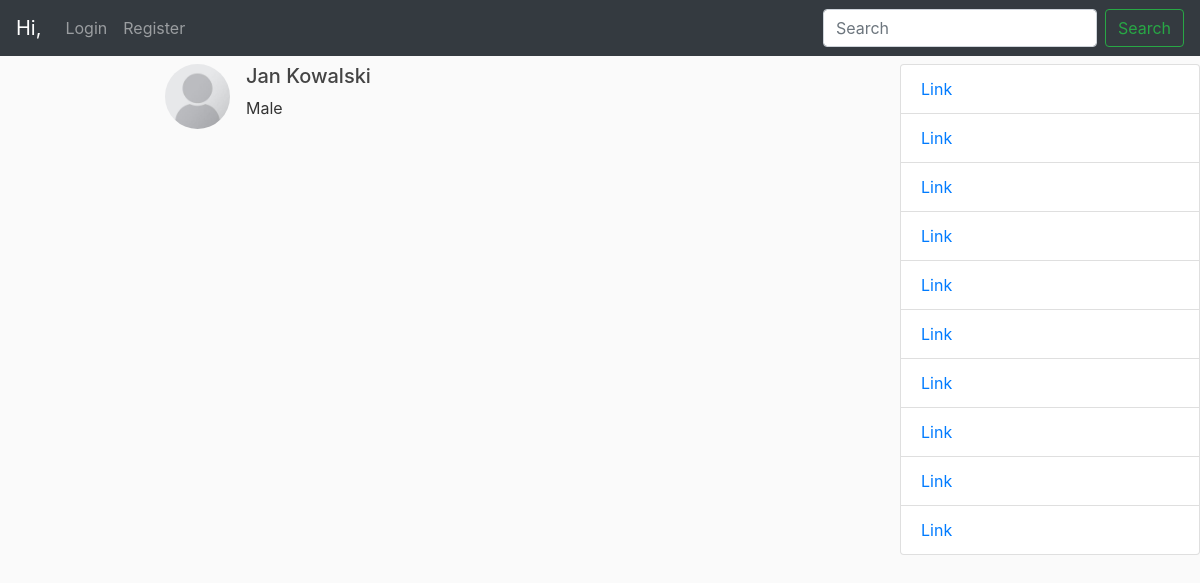
Page /user/janek/ on the earlier database version.
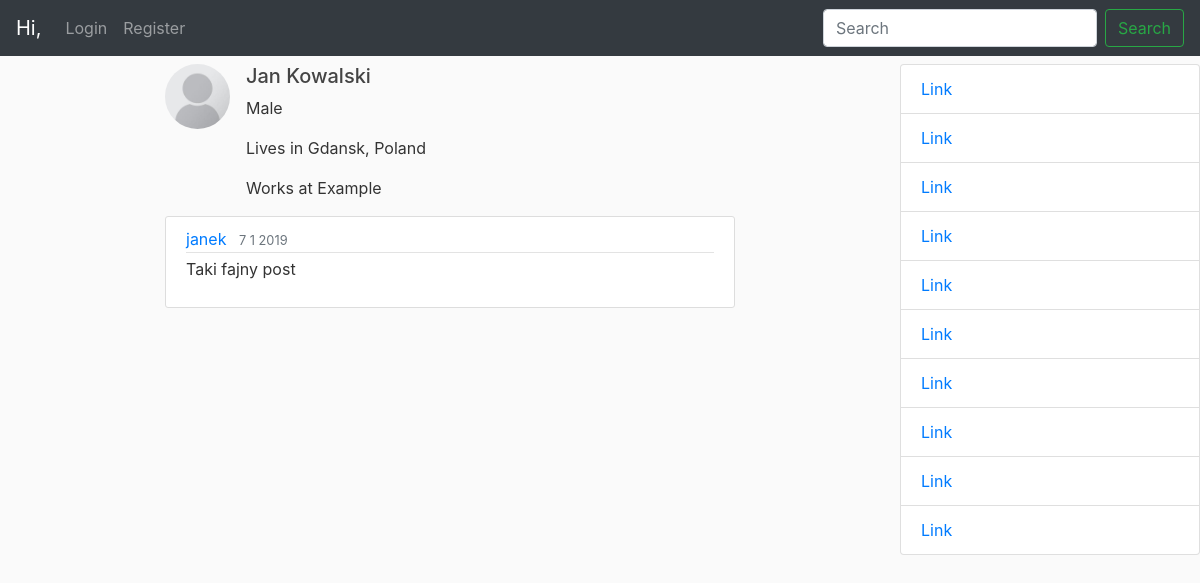
Same page on the later database version.
### users/models.py (models this page shows, shortened)
class Profile(models.Model):
    user = models.OneToOneField(User, on_delete=models.CASCADE)
    birth_date = models.DateField(null = True, blank=True)
    age = models.IntegerField(null = True, blank=True, editable=False)
    town = models.CharField(max_length=200, null = True, blank=True)
    country = models.CharField(max_length=200, null = True, blank=True)
    company = models.CharField(max_length=200, null = True, blank=True)
    gender = models.CharField(max_length=10, choices=GENDERS, null = True, blank=True)
    image = models.ImageField(default='default.jpg', upload_to='profile_pics')

### mainview/models.py (models this page shows, shortened)
class Post(models.Model):
    content = models.TextField()
    date_posted = models.DateTimeField(default=timezone.now)
    author = models.ForeignKey(User, on_delete=models.CASCADE)

### users/views.py (the view)
# urls.py: path('user/<str:username>/', user_views.ProfileDetailsView, name='profile-details'),
def ProfileDetailsView(request, username):
    if User.objects.filter(username=username).exists():
        user = User.objects.get(username=username)
        posts = Post.objects.filter(author=user.pk).order_by('-date_posted')
        gender = ''
        if user.profile.gender == 'M':
            gender='Male'
        elif user.profile.gender == 'F':
            gender='Female'
        data = {
            'first_name': user.first_name,
            'last_name': user.last_name,
            'gender': gender,
            'age': user.profile.age,
            'town': user.profile.town,
            'country': user.profile.country,
            'company': user.profile.company,
            'image': user.profile.image,
            'posts': posts,
        }
        return render(request, 'users/profile_details.html', data)
    else:
        messages.warning(request, f'There is no user of that username.')
        return redirect('mainview:home')

### users/templates/users/profile_details.html (shortened to what this page needs)
{% extends "mainview/home.html" %}
{% block content %}
    <div class="media">
        <img class="mr-3 rounded-circle article-img" src="{{ image.url }}" alt="Profile Image">
        <div class="media-body">
            <h5 class="mt-0">{{ first_name }} {{ last_name }}</h5>
            <p>{{ gender }}</p>
            {% if town and country %}
                <p>Lives in {{ town }}, {{ country }}</p>
            {% elif town %}
                <p>Lives in {{ town }}</p>
            {% elif country %}
                <p>Lives in {{ country }}</p>
            {% endif %}
            {% if company %}
                <p>Works at {{ company }}</p>
            {% endif %}
        </div>
    </div>
    {% for post in posts %}
        <article class="media content-section">
            <div class="media-body">
            <div class="article-metadata">
                <a class="mr-2" href="#">{{ post.author }}</a>
                <small class="text-muted">{{ post.date_posted|date:"j n Y" }}</small>
            </div>
            <p class="article-content">{{ post.content }}</p>
            </div>
        </article>
    {% endfor %}
{% endblock content %}

Differences in the rows shown:
now on this page (row edited): Profile: town "Gdansk", country "Poland", company "Example"
changed Profile: town empty → "Gdansk" (drawn); company empty → "Example" (drawn)
added Post: author "janek", date_posted "7 1 2019", content "Taki fajny post"
Other differences:
text now shown: "Lives in , Works at"
